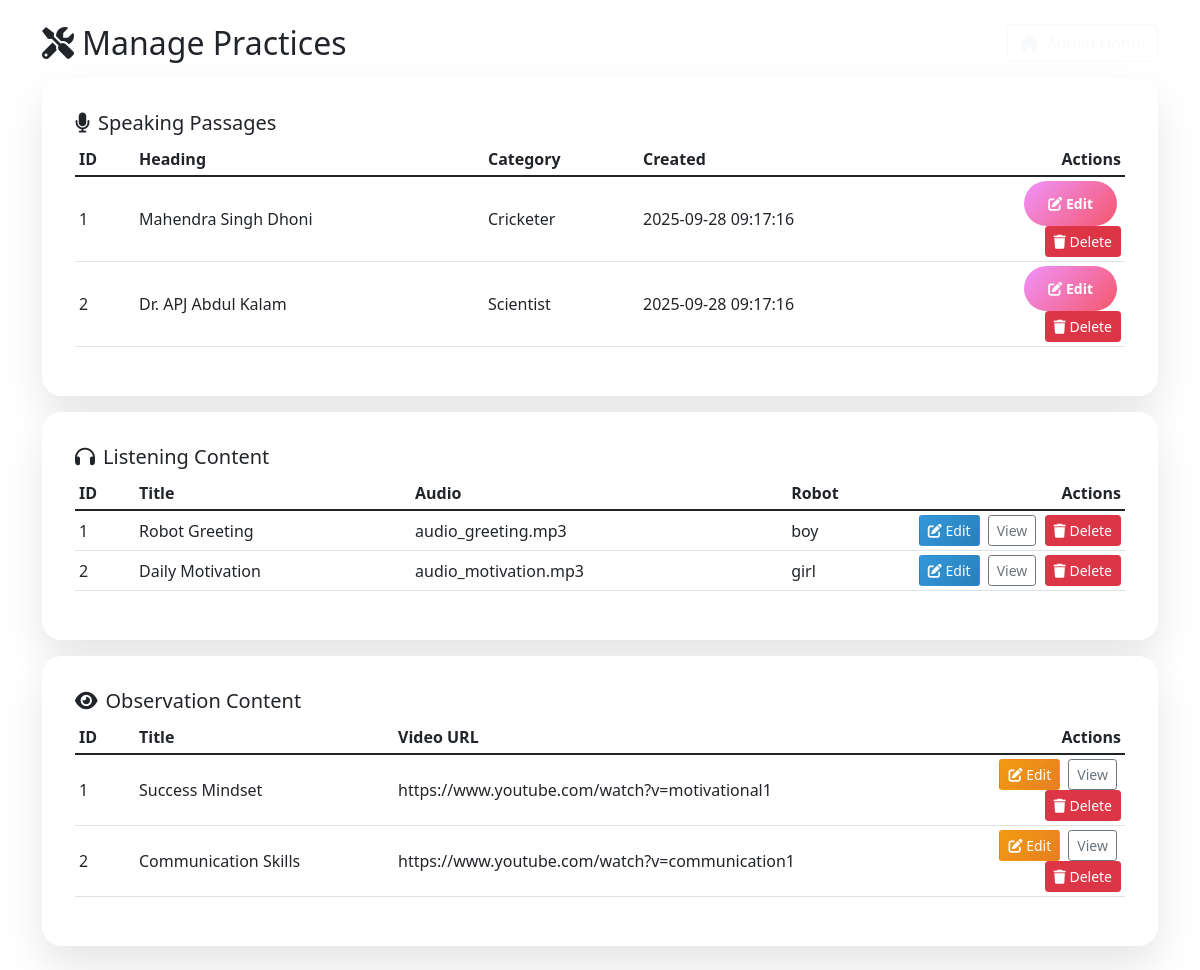
Page /admin/practices (signed in) on the earlier database version.
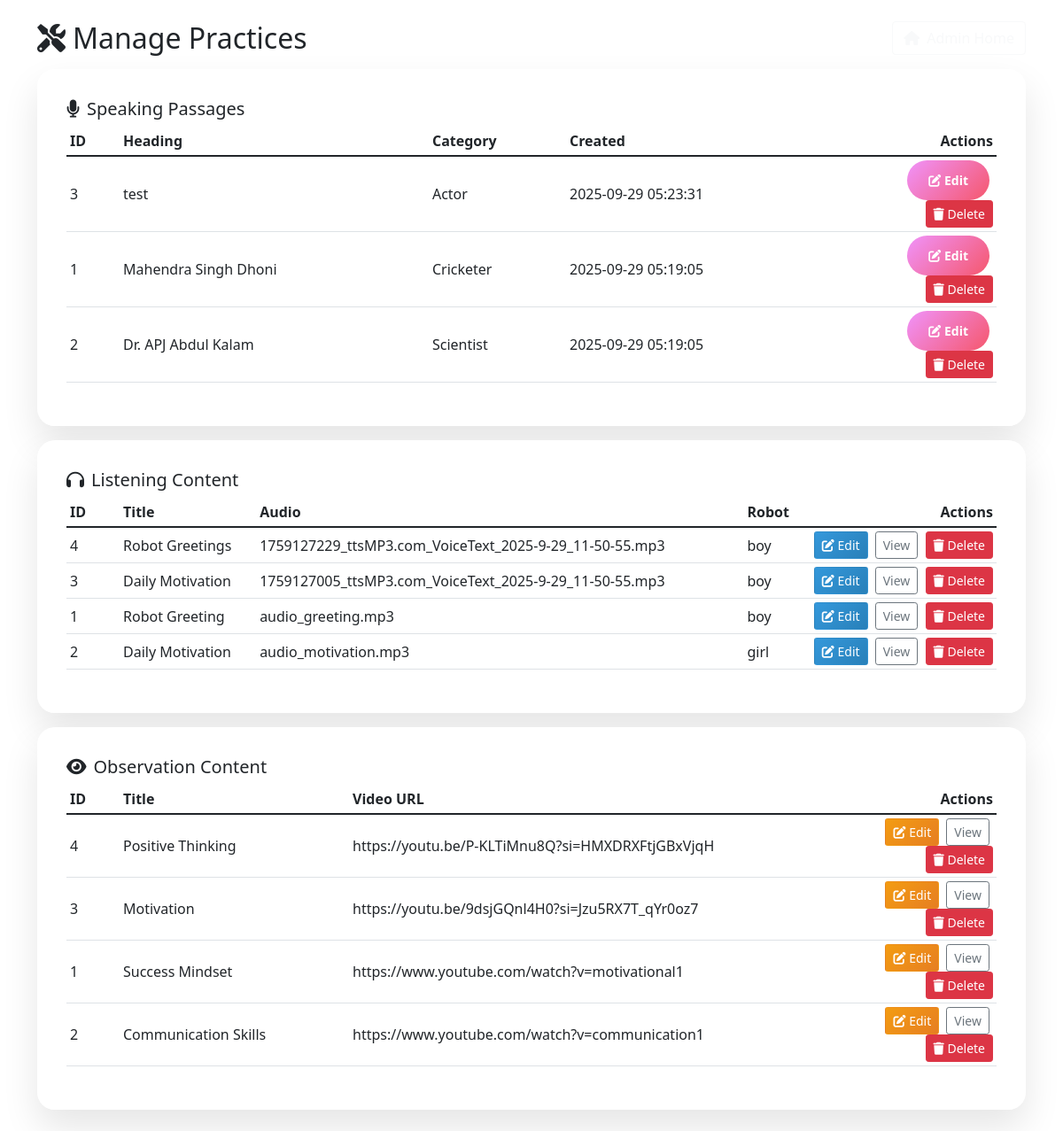
Same page on the later database version.
### tables this page shows
CREATE TABLE biographies (
        id INTEGER PRIMARY KEY AUTOINCREMENT,
        title TEXT NOT NULL,
        person_name TEXT NOT NULL,
        content TEXT NOT NULL,
        profession TEXT NOT NULL,
        created_by INTEGER,
        created_at TIMESTAMP DEFAULT CURRENT_TIMESTAMP,
        FOREIGN KEY (created_by) REFERENCES admins (id)
    );

CREATE TABLE listening_content (
        id INTEGER PRIMARY KEY AUTOINCREMENT,
        title TEXT NOT NULL,
        audio_file TEXT NOT NULL,
        transcript TEXT NOT NULL,
        robot_character TEXT DEFAULT 'boy',
        created_by INTEGER,
        created_at TIMESTAMP DEFAULT CURRENT_TIMESTAMP,
        FOREIGN KEY (created_by) REFERENCES admins (id)
    );

CREATE TABLE observation_content (
        id INTEGER PRIMARY KEY AUTOINCREMENT,
        title TEXT NOT NULL,
        video_url TEXT NOT NULL,
        questions TEXT NOT NULL,
        correct_answers TEXT NOT NULL,
        created_by INTEGER,
        created_at TIMESTAMP DEFAULT CURRENT_TIMESTAMP,
        FOREIGN KEY (created_by) REFERENCES admins (id)
    );

### app.py (the view)
@app.route('/admin/practices')
def admin_manage_practices():
    if 'admin_id' not in session:
        return redirect(url_for('admin_login'))
    conn = get_db_connection()
    speaking = conn.execute('SELECT * FROM biographies ORDER BY created_at DESC').fetchall()
    listening = conn.execute('SELECT * FROM listening_content ORDER BY created_at DESC').fetchall()
    observation = conn.execute('SELECT * FROM observation_content ORDER BY created_at DESC').fetchall()
    conn.close()
    return render_template('admin_manage_practices.html', speaking=speaking, listening=listening, observation=observation)

### app.py (called while the page is built)
def get_db_connection():
    conn = sqlite3.connect('shakespeare_club_gamified.db')
    conn.row_factory = sqlite3.Row
    return conn

@app.after_request
def add_mic_permissions_headers(response):
    response.headers['Permissions-Policy'] = "microphone=(self)"
    response.headers['Feature-Policy'] = "microphone 'self'"
    return response

### templates/admin_manage_practices.html (shortened to what this page needs)
<!DOCTYPE html>
<html lang="en">
<head>
  <link href="https://cdn.jsdelivr.net/npm/bootstrap@5.1.3/dist/css/bootstrap.min.css" rel="stylesheet">
  <link rel="stylesheet" href="{{ url_for('static', filename='css/gamified.css') }}">
  <link href="https://cdnjs.cloudflare.com/ajax/libs/font-awesome/6.0.0/css/all.min.css" rel="stylesheet">
</head>
<body class="bg-gradient admin-page">
  <div class="container py-4">
    <div class="d-flex justify-content-between align-items-center mb-3">
      <h2 class="mb-0"><i class="fas fa-tools me-2"></i>Manage Practices</h2>
      <div>
        <a href="{{ url_for('admin_dashboard') }}" class="btn btn-outline-light"><i class="fas fa-home me-2"></i>Admin Home</a>
      </div>
    </div>
    <div class="row g-3">
      <div class="col-12">
        <div class="game-card">
          <h5><i class="fas fa-microphone me-2"></i>Speaking Passages</h5>
          <div class="table-responsive">
            <table class="table table-sm align-middle">
              <thead>
                <tr>
                  <th style="width:60px;">ID</th>
                  <th>Heading</th>
                  <th>Category</th>
                  <th>Created</th>
                  <th class="text-end" style="width:180px;">Actions</th>
                </tr>
              </thead>
              <tbody>
                {% for b in speaking %}
                <tr>
                  <td>{{ b.id }}</td>
                  <td>{{ b.person_name }}</td>
                  <td>{{ b.profession }}</td>
                  <td>{{ b.created_at }}</td>
                  <td class="text-end">
                    <a href="{{ url_for('admin_edit_speaking', bio_id=b.id) }}" class="btn btn-sm btn-game-secondary me-1"><i class="fas fa-edit"></i> Edit</a>
                    <form action="{{ url_for('admin_delete_speaking', bio_id=b.id) }}" method="post" class="d-inline" onsubmit="return confirm('Delete this passage?');">
                      <button type="submit" class="btn btn-sm btn-danger"><i class="fas fa-trash"></i> Delete</button>
                    </form>
                  </td>
                </tr>
                {% else %}
                <tr><td colspan="5" class="text-muted">No speaking passages yet.</td></tr>
                {% endfor %}
              </tbody>
            </table>
          </div>
        </div>
      </div>
      <div class="col-12">
        <div class="game-card">
          <h5><i class="fas fa-headphones me-2"></i>Listening Content</h5>
          <div class="table-responsive">
            <table class="table table-sm align-middle">
              <thead>
                <tr>
                  <th style="width:60px;">ID</th>
                  <th>Title</th>
                  <th>Audio</th>
                  <th>Robot</th>
                  <th class="text-end" style="width:220px;">Actions</th>
                </tr>
              </thead>
              <tbody>
                {% for l in listening %}
                <tr>
                  <td>{{ l.id }}</td>
                  <td>{{ l.title }}</td>
                  <td>{{ l.audio_file }}</td>
                  <td>{{ l.robot_character }}</td>
                  <td class="text-end">
                    <a href="{{ url_for('admin_edit_listening', content_id=l.id) }}" class="btn btn-sm btn-listening me-1"><i class="fas fa-edit"></i> Edit</a>
                    <a href="{{ url_for('listening_practice', content_id=l.id) }}" class="btn btn-sm btn-outline-secondary me-1">View</a>
                    <form action="{{ url_for('admin_delete_listening', content_id=l.id) }}" method="post" class="d-inline" onsubmit="return confirm('Delete this listening item?');">
                      <button type="submit" class="btn btn-sm btn-danger"><i class="fas fa-trash"></i> Delete</button>
                    </form>
                  </td>
                </tr>
                {% else %}
                <tr><td colspan="5" class="text-muted">No listening items yet.</td></tr>
                {% endfor %}
              </tbody>
            </table>
          </div>
        </div>
      </div>
      <div class="col-12">
        <div class="game-card">
          <h5><i class="fas fa-eye me-2"></i>Observation Content</h5>
          <div class="table-responsive">
            <table class="table table-sm align-middle">
              <thead>
                <tr>
                  <th style="width:60px;">ID</th>
                  <th>Title</th>
                  <th>Video URL</th>
                  <th class="text-end" style="width:180px;">Actions</th>
                </tr>
              </thead>
              <tbody>
                {% for o in observation %}
                <tr>
                  <td>{{ o.id }}</td>
                  <td>{{ o.title }}</td>
                  <td class="text-truncate" style="max-width:360px;">{{ o.video_url }}</td>
                  <td class="text-end">
                    <a href="{{ url_for('admin_edit_observation', obs_id=o.id) }}" class="btn btn-sm btn-observation me-1"><i class="fas fa-edit"></i> Edit</a>
                    <a href="{{ url_for('observation_practice', content_id=o.id) }}" class="btn btn-sm btn-outline-secondary me-1">View</a>
                    <form action="{{ url_for('admin_delete_observation', obs_id=o.id) }}" method="post" class="d-inline" onsubmit="return confirm('Delete this observation item?');">
                      <button type="submit" class="btn btn-sm btn-danger"><i class="fas fa-trash"></i> Delete</button>
                    </form>
                  </td>
                </tr>
                {% else %}
                <tr><td colspan="4" class="text-muted">No observation items yet.</td></tr>
                {% endfor %}
              </tbody>
            </table>
          </div>
        </div>
      </div>
    </div>
  </div>
</body>
</html>

### static/css/gamified.css (style rules this page uses)
:root { --primary-gradient: linear-gradient(135deg, #667eea 0%, #764ba2 100%); --secondary-gradient: linear-gradient(135deg, #f093fb 0%, #f5576c 100%); --success-gradient: linear-gradient(135deg, #4facfe 0%, #00f2fe 100%); --warning-gradient: linear-gradient(135deg, #43e97b 0%, #38f9d7 100%); --speaking-color: #e74c3c; --listening-color: #3498db; --writing-color: #9b59b6; --observation-color: #f39c12; --points-color: #f1c40f; --streak-color: #e67e22; }
body { font-family: 'Segoe UI', Tahoma, Geneva, Verdana, sans-serif; background: linear-gradient(135deg, #667eea 0%, #764ba2 100%); min-height: 100vh; position: relative; overflow-x: hidden; -webkit-text-size-adjust: 100%; }
.bg-gradient { background: var(--primary-gradient); }
.game-card { background: rgba(255, 255, 255, 0.95); border-radius: 20px; padding: 2rem; box-shadow: 0 20px 40px rgba(0, 0, 0, 0.1); backdrop-filter: blur(10px); border: 1px solid rgba(255, 255, 255, 0.2); animation: slideUp 0.6s ease-out; }
.btn-game-secondary { background: var(--secondary-gradient); border: none; border-radius: 25px; padding: 12px 24px; font-weight: 600; color: white; transition: all 0.3s ease; }
.btn-listening { background: linear-gradient(135deg, #3498db 0%, #2980b9 100%); color: white; }
.btn-observation { background: linear-gradient(135deg, #f39c12 0%, #e67e22 100%); color: white; }
.table { width: 100%; }
.table-responsive { overflow-x: auto; -webkit-overflow-scrolling: touch; }

Differences in the rows shown:
added biographies: id "3", person_name "test", profession "Actor", created_at "2025-09-29 05:23:31"
changed biographies "Mahendra Singh Dhoni": created_at "2025-09-28 09:17:16" → "2025-09-29 05:19:05"
changed biographies "Dr. APJ Abdul Kalam": created_at "2025-09-28 09:17:16" → "2025-09-29 05:19:05"
added listening_content: id "4", title "Robot Greetings", audio_file "1759127229_ttsMP3.com_VoiceText_2025-9-29_11-50-55.mp3", robot_character "boy"
added listening_content: id "3", title "Daily Motivation", audio_file "1759127005_ttsMP3.com_VoiceText_2025-9-29_11-50-55.mp3", robot_character "boy"
added observation_content: id "4", title "Positive Thinking", video_url "https://youtu.be/P-KLTiMnu8Q?si=HMXDRXFtjGBxVjqH"
added observation_content: id "3", title "Motivation", video_url "https://youtu.be/9dsjGQnl4H0?si=Jzu5RX7T_qYr0oz7"
